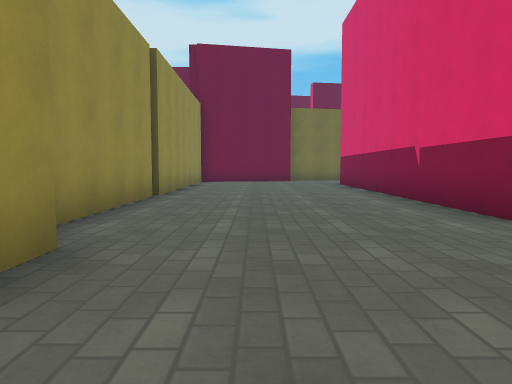
View 1 (above)

16 first-person views from a walk through a Godot game level. The camera is 1.2 m above the floor, tilts 4° down and sees 70° across. The floor is counted in squares, 2 m on a side. Each view is taken from the middle of a square. On the plan, view 1 faces up. The plan holds only what a view shows up to about 10 squares ahead; the rest is blank. The place goes on beyond the plan. Surface patterns are stand-ins for the level's own textures.

View 2
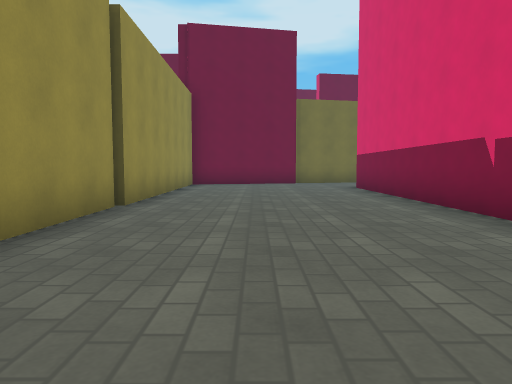

View 3
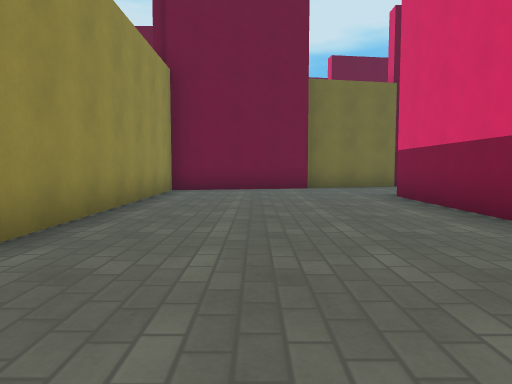

View 4
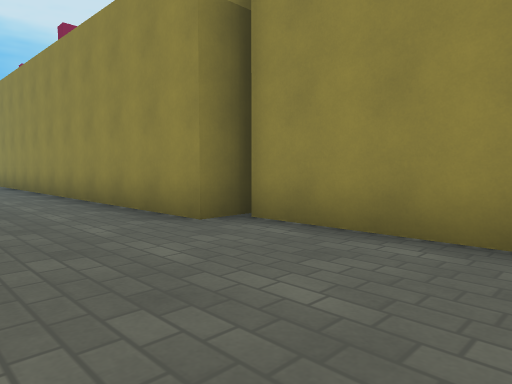

View 5
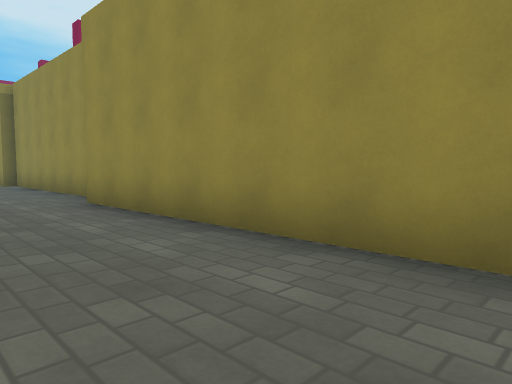

View 6
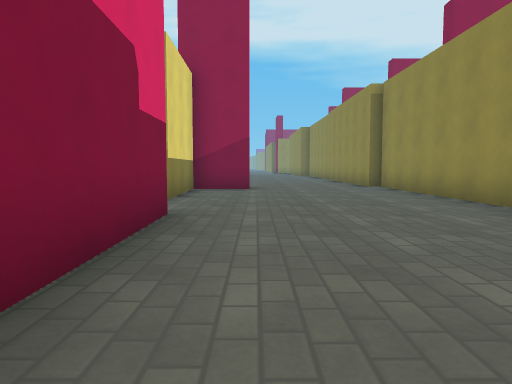

View 7
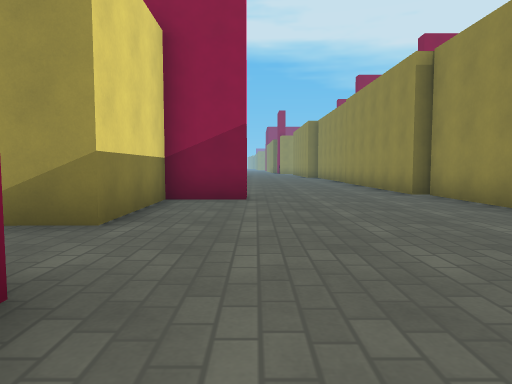

View 8
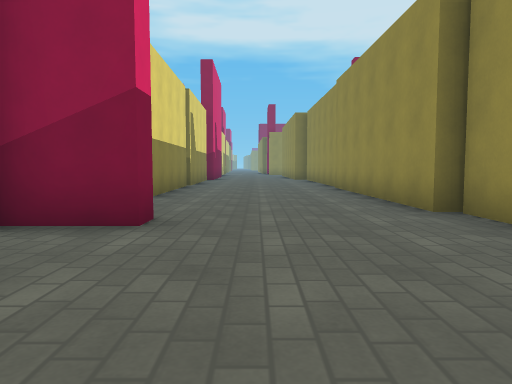

View 9
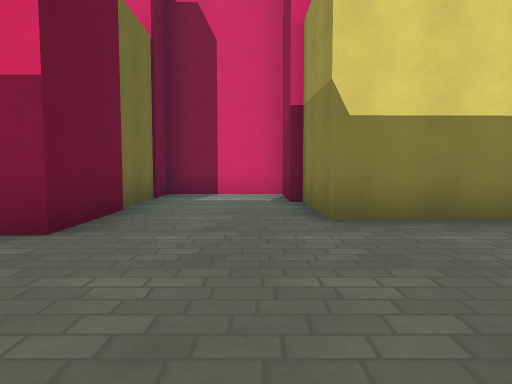

View 10
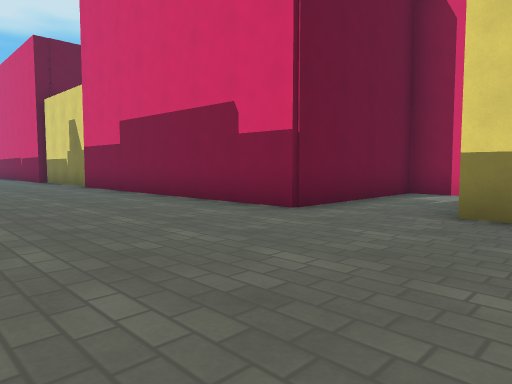

View 11
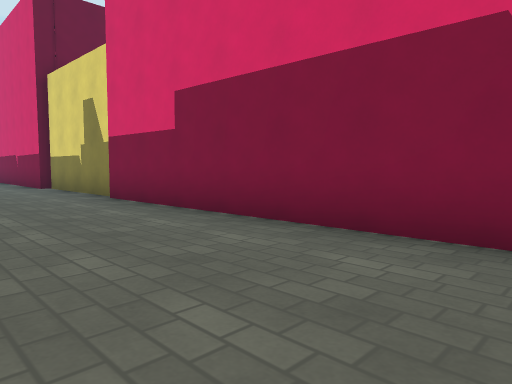

View 12
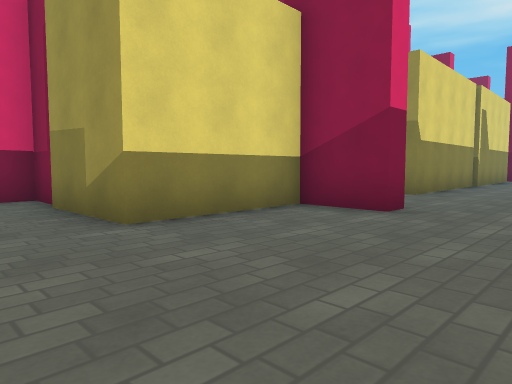

View 13
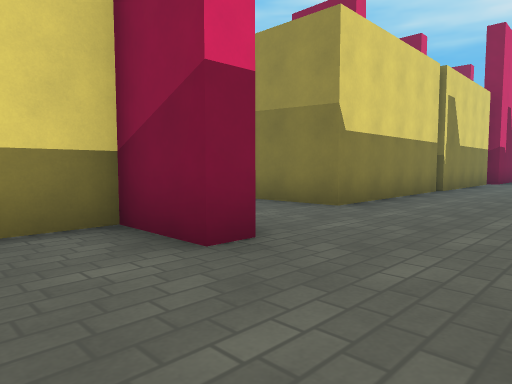

View 14
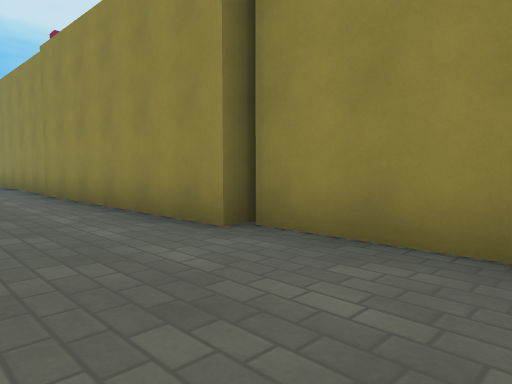

View 15
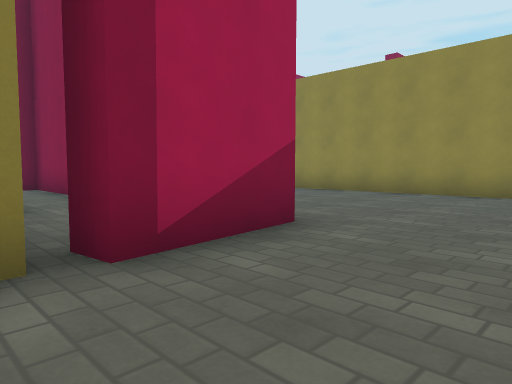

View 16
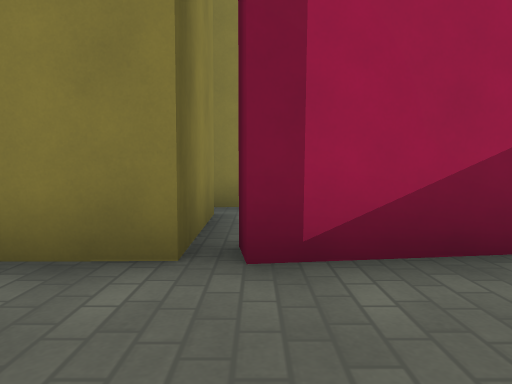

### Floor plan
Key: @ floor where view 1 was taken; # wall or solid block; . floor; B block; O other object.
Columns run from 2 left of view 1 to 7 right of it. Each row starts with its distance up from view 1.
 15  ###.....
 14 B........
 13 B.........
 12 B....###BB
 11 B....#..B
 10 B....#.BB
  9 B....#.
  8 B....#.
  7 B....#.
  6 B....#.
  5 B....#.
  4 B....##
  3 B....B
  2 O....B
  1 O....B
  0 O.@..#
 -1 O....#
 -2 O....#
 -3 O....#
 -4 O....#
 -5 O....#
 -6 O....#
 -7 O....#####
 -8 B........#
 -9 B........#
-10 B.....BB##
-11 B.....B
-12 B.....B
-13 B....##B##
-14 B........#
-15 B........#
-16 B....BBB##
-17 B....B
-18 B....B
-19 B....B

Where each view was taken, in squares from view 1:
view 1: 0 up, 0 right, facing up
view 2: 2 up, 0 right, facing up
view 3: 5 up, 0 right, facing up
view 4: 6 up, 1 right, facing down-left
view 5: 1 down, 1 right, facing down-left
view 6: 3 down, 2 right, facing down
view 7: 6 down, 2 right, facing down
view 8: 9 down, 1 right, facing down
view 9: 15 down, 1 left, facing right
view 10: 11 down, 1 left, facing up-right
view 11: 7 down, 0 right, facing up-right
view 12: 8 down, 0 right, facing down-right
view 13: 11 down, 0 right, facing down-right
view 14: 11 down, 1 right, facing down-left
view 15: 15 up, 6 right, facing down-left
view 16: 15 up, 5 right, facing down
